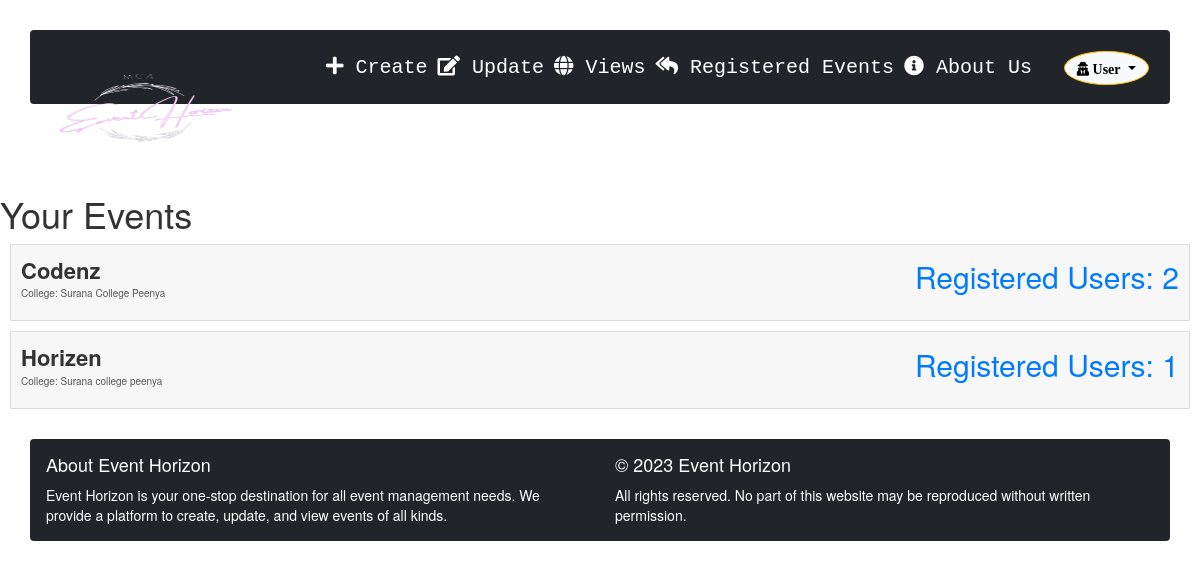
/Registered_List/ (signed in), run on the app's committed database.
### firstapp/models.py (models this page shows, shortened)
class Event(models.Model):
    username = models.ForeignKey(User, on_delete=models.CASCADE)
    event_name = models.CharField(max_length=100)
    college_name = models.CharField(max_length=100)
    address = models.CharField(max_length=200)
    college_website = models.CharField(max_length=200)
    event_datetime = models.DateTimeField(blank=True, null=True)
    event_description = models.TextField()
    event_brochure = models.FileField(upload_to='event_brochures/', blank=True, null=True)
    coordinator_name = models.CharField(max_length=100)
    coordinator_contact = models.CharField(max_length=20)
    entry_fee = models.DecimalField(max_digits=10, decimal_places=2, default=0.00)

### firstapp/views.py (the view)
# urls.py: path('Registered_List/', views.Registered_List, name='Registered_List'),
def Registered_List(request):
    user = request.user
    events = Event.objects.filter(username=user)
    event_data = []
    for event in events:
        registered_users_count = Payment.objects.filter(eventname=event.event_name).count()
        event_data.append({'event': event, 'registered_users_count': registered_users_count})
    context = {
        'events_data': event_data,
    }
    return render(request, 'registered_list.html', context)

### templates/Registered_List.html (shortened to what this page needs)
{% extends 'home.html' %}
{% load static %}
{% block content %}
  <h1>Your Events</h1>
  <ul class="event-list">
    {% for event_data in events_data %}
      <li class="event-item">
        <div class="event-details">
          <strong class="event-name">{{ event_data.event.event_name }}</strong>
          <p class="college-name">College: {{ event_data.event.college_name }}</p>
        </div>
        <div class="user-details">
          <p class="registered-users-count">Registered Users: {{ event_data.registered_users_count }}</p>
        </div>
      </li>
    {% endfor %}
  </ul>
{% endblock %}

### templates/Registered_List.html (style rules this page uses)
.event-list { list-style: none; padding: 0; }
.event-item { border: 1px solid #ddd; margin: 10px; padding: 10px; background-color: #f7f7f7; display: flex; justify-content: space-between; align-items: center; }
.event-name { font-size: 2.2rem; font-weight: bold; margin-bottom: 5px; }
.college-name { font-size: 1rem; color: #555; }
.registered-users-count { font-size: 3rem; color: #007bff; }

### data on the page
Event: event.event_name "Codenz", event.college_name "Surana College Peenya", registered_users_count "2"
Event: event.event_name "Horizen", event.college_name "Surana college peenya", registered_users_count "1"
